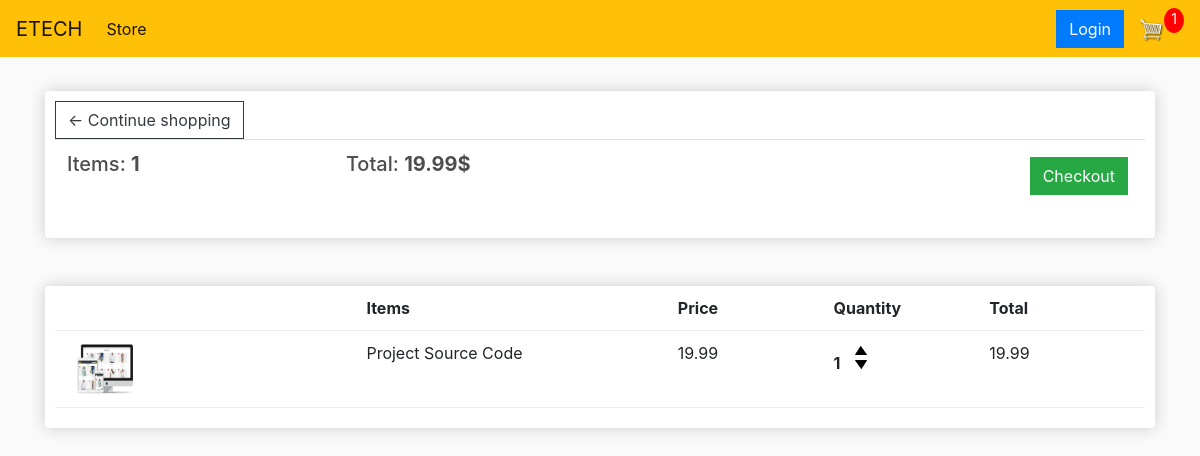
The page /Cart (signed in) on the database as committed earlier.
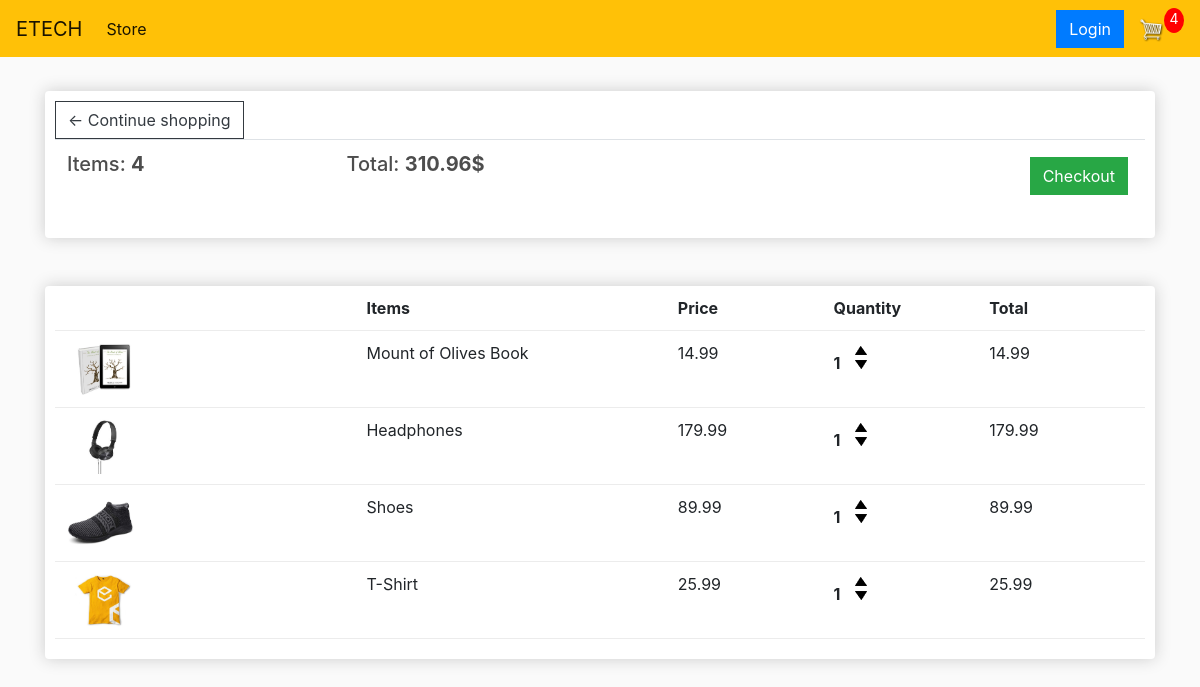
The same page on the database as committed later.
### store/models.py (models this page shows, shortened)
class Order(models.Model):
    customer = models.ForeignKey(Customer, on_delete=models.SET_NULL, null=True, blank=True)
    date_ordered = models.DateTimeField(auto_now_add=True)
    complete = models.BooleanField(default=False)
    transaction_id = models.CharField(max_length=100, null=True)
    @property
    def get_card_total(self):
        orderitem = self.orderitem_set.all()
        total = sum([item.get_total for item in orderitem])
        return total
    @property
    def get_card_item(self):
        orderitem = self.orderitem_set.all()
        total = sum([item.quantity for item in orderitem])
        return total

class OrderItem(models.Model):
    product = models.ForeignKey(Product, on_delete=models.SET_NULL, null=True, blank=True)
    order = models.ForeignKey(Order, on_delete=models.SET_NULL, null=True, blank=True)
    quantity = models.IntegerField(default=0, null=True, blank=True)
    date_added = models.DateTimeField(auto_now_add=True)
    @property
    def get_total(self):
        total = self.product.price * self.quantity
        return total

class Product(models.Model):
    name = models.CharField(max_length=255, null=True)
    price = models.FloatField()
    digital = models.BooleanField(default=False, null=True, blank=False)
    image = models.ImageField(null=True, blank=True)
    @property
    def imageURL(self):
        try:
            url = self.image.url
        except:
            url = ''
        return url

### store/views.py (the view)
# urls.py: path('Cart', views.cart, name='cart'),
def cart(request):
    if request.user.is_authenticated:
        customer = request.user.customer
        order, created = Order.objects.get_or_create(customer=customer, complete=False)
        items = order.orderitem_set.all()
        CartItems = order.get_card_item
    else:
        items = []
        order = {'get_card_total': 0, 'get_card_item': 0}
        CartItems = order['get_card_item']
    context = {'items': items, 'order': order, 'CartItems': CartItems}
    return render(request, 'store/Cart.html', context)

### store/templates/store/Cart.html
{% extends 'main.html' %}
{% load static %}
{% block content %}
<div class="row">
    <div class="col-lg-12">
        <div class="box-element">
            <a class="btn btn-outline-dark" href="{% url 'store' %}">&#x2190; Continue shopping </a>
            <table class="table">
                <tr>
                    <th><h5>Items: <strong>{{ order.get_card_item }}</strong></h5></th>
                    <th><h5>Total: <strong>{{ order.get_card_total | floatformat:2 }}$</strong></h5></th>
                    <th>
                        <a style="float:right; margin: 5px" class="btn btn-success" href="{% url 'checkout' %}">Checkout</a>
                    </th>
                </tr>
            </table>
        </div>
        <br>
        <br>
        <div class="box-element">
            <div class="cart-row">
                <div style="flex: 2"></div>
                <div style="flex: 2"><strong>Items</strong></div>
                <div style="flex: 1"><strong>Price</strong></div>
                <div style="flex: 1"><strong>Quantity</strong></div>
                <div style="flex: 1"><strong>Total</strong></div>
            </div>
            {% for item in items %}
            <div class="cart-row">
		        <div style="flex:2"><img class="row-image" src="{{ item.product.imageURL }}"></div>
		        <div style="flex:2"><p>{{ item.product.name }}</p></div>
		        <div style="flex:1"><p>{{ item.product.price | floatformat:2 }}</p></div>
		        <div style="flex:1">
			        <p class="quantity">{{ item.quantity }}</p>
			            <div class="quantity">
				            <img  data-product="{{ item.product.id }}"  data-action="add" class="chg-quantity update-cart" src="{% static  'image/arrow-up.png' %}">
				            <img data-product="{{ item.product.id }}" data-action="remove" class="chg-quantity update-cart" src="{% static  'image/arrow-down.png' %}">
			            </div>
                </div>
		            <div style="flex:1"><p>{{ item.get_total }}</p></div>
            </div>
            {% endfor %}
        </div>
    </div>
</div>
{% endblock %}

### store/templates/main.html (shortened to what this page needs)
<!DOCTYPE html>
{% load static %}
<html>
<head>
	<link rel="stylesheet" href="https://stackpath.bootstrapcdn.com/bootstrap/4.4.1/css/bootstrap.min.css">
	<link rel="stylesheet" type="text/css" href="{% static 'CSS/main.css' %}">
</head>
<body>
	<nav class="navbar navbar-expand-lg navbar-light bg-warning">
	  <a class="navbar-brand" href="{% url 'store' %}">ETECH</a>
	  <div class="collapse navbar-collapse" id="navbarSupportedContent">
	    <ul class="navbar-nav mr-auto">
	      <li class="nav-item active">
	        <a class="nav-link" href="{% url 'store' %}">Store <span class="sr-only">(current)</span></a>
	      </li>
	    </ul>
          <div class="form-inline my-2 my-lg-0">
            <a href="#"class="btn btn-primary">Login</a>
              <a href="{% url 'cart' %}">
                <img  id="cart-icon" src="{% static 'image/cart.png' %}">
              </a>
                <p id="cart-total">{{CartItems}}</p>
          </div>
	  </div>
	</nav>
     <div class="container">
            <br>
            {% block content %}
            {% endblock content %}
         </div>
</body>
</html>

### static/css/main.css (style rules this page uses)
body { background-color: hsl(0, 0%, 98%); }
h1,h2,h3,h4,h5,h6 { color:hsl(0, 0%, 30%); }
.box-element { box-shadow:hsl(0, 0%, 80%) 0 0 16px; background-color: #fff; border-radius: 4px; padding: 10px; }
#cart-icon { width:25px; display: inline-block; margin-left: 15px; }
#cart-total { display: block; text-align: center; color:#fff; background-color: red; width: 20px; height: 25px; border-radius: 50%; font-size: 14px; }
.col-lg-4, .col-lg-6, .col-lg-8, .col-lg-12 { margin-top: 10px; }
.btn { border-radius: 0; }
.row-image { width: 100px; }
.cart-row { display: flex; align-items:stretch; padding-bottom: 10px; margin-bottom: 10px; border-bottom: 1px solid #ececec; }
.quantity { display: inline-block; font-weight: 700; padding-right:10px; }
.chg-quantity { width: 12px; cursor: pointer; display: block; margin-top: 5px; transition:.1s; }

Rows that differ between the two databases and show on the page:
removed OrderItem: product.imageURL (picture), product.name "Project Source Code", product.price "19.99", quantity "1", get_total "19.99"
computed for Order: get_card_item "1" → "4"; get_card_total "19.99" → "310.96"
added OrderItem: product.imageURL (picture), product.name "Mount of Olives Book", product.price "14.99", quantity "1", get_total "14.99"
added OrderItem: product.imageURL (picture), product.name "Headphones", product.price "179.99", quantity "1", get_total "179.99"
added OrderItem: product.imageURL (picture), product.name "Shoes", product.price "89.99", quantity "1", get_total "89.99"
added OrderItem: product.imageURL (picture), product.name "T-Shirt", product.price "25.99", quantity "1", get_total "25.99"
Other text that changed with them:
{{ CartItems }}: "1" → "4"
